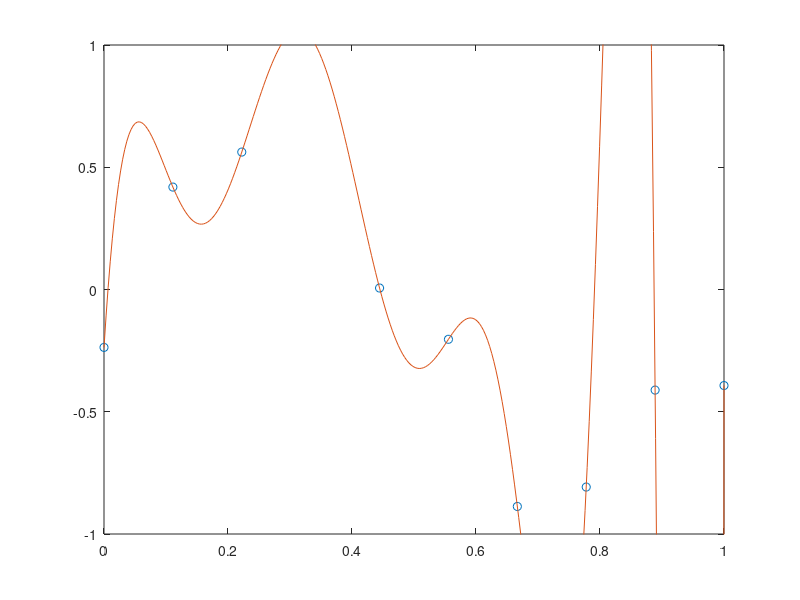

This figure's MATLAB source:
clear; close all;

n = 10;
x = linspace(0,1,n)';
y = sin(2*pi*x);
e = .2*randn(size(x));
t = y + e;

figure;
for M = 1:20
    plot(x,t,'o');
    phi = @(a)(bsxfun(@power,a,0:M-1));
    phix = phi(x);
    
    W = ((phix'*phix)\phix')*t;
    
    hold on;
    Xp = linspace(x(1),x(end),300)';
    phiXp = phi(Xp); Tp = phiXp*W;
    plot(Xp,Tp);axis([0 1 -1 1]);
    hold off;
    pause(0.5);
end

